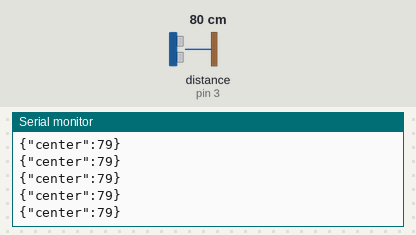
Recording of a sketch running on a simulated Arduino Uno, built with avr-gcc and run on an emulated ATmega328P. Parts: the last lines printed to the serial monitor. Wiring (inferred from the names in the program): ultrasonic range finder: trigger pin 4; echo pin 3. The inputs (shaded band) are chosen by the test bench; at power-on: distance to the obstacle (sensor on pin 3) 80 cm. The echo pulse lasts 58.3 µs per cm.

Above: at 1.2 s.
1.3 s: distance to the obstacle (sensor on pin 3) set to 2 cm
At 1.41 s:
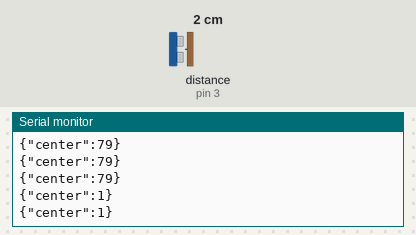
2.8 s: distance to the obstacle (sensor on pin 3) set to 4 cm
At 2.81 s:
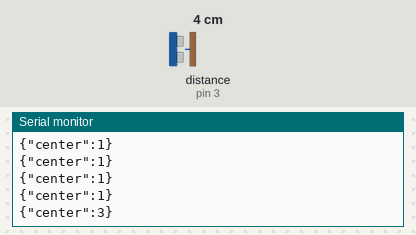
Timing chart, 0 to 5.8 s (numbered marks = the images above; inputs shaded):
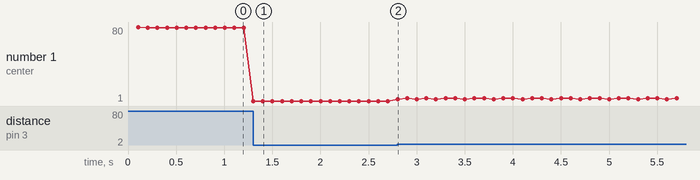

Measured:
- after the input at 1.3 s, the serial monitor: prints a new line at once (image 1)
- after the input at 2.8 s, the serial monitor: prints a new line at once (image 2)
- plotted number 1: 79 → 1 after the input at 1.3 s, 1 → 3 after the input at 2.8 s

The sketch:

sensor.ino
```cpp
// 1 adet ultrasonik sensör (HC-SR04), robotun merkezine bakacak şekilde.
// center : Trig = 4, Echo = 3
//
// Seri çıktı örneği (her ~100ms'de bir satır):
// {"center":40}
// Sensör hiçbir şey algılamazsa (yankı zaman aşımına uğrarsa, kablo kopuksa
// vb.) center değeri -1 olur.

const uint8_t TRIG_CENTER = 4;
const uint8_t ECHO_CENTER = 3;

const unsigned long READ_TIMEOUT_US = 25000;
const unsigned long INTERVAL_MS = 100;  // 100 ms -> saniyede ~10 okuma

unsigned long lastRead = 0;

long readCm(uint8_t trigPin, uint8_t echoPin) {
  digitalWrite(trigPin, LOW);
  delayMicroseconds(2);

  digitalWrite(trigPin, HIGH);
  delayMicroseconds(10);
  digitalWrite(trigPin, LOW);

  unsigned long duration = pulseIn(echoPin, HIGH, READ_TIMEOUT_US);

  if (duration == 0) {
    return -1;
  }

  return (long)(duration * 0.0343 / 2.0);
}

void setup() {
  Serial.begin(115200);

  pinMode(TRIG_CENTER, OUTPUT);
  pinMode(ECHO_CENTER, INPUT);
}

void loop() {
  if (millis() - lastRead < INTERVAL_MS) {
    return;
  }

  lastRead = millis();

  long center = readCm(TRIG_CENTER, ECHO_CENTER);

  Serial.print("{\"center\":");
  Serial.print(center);
  Serial.println("}");
}
```
